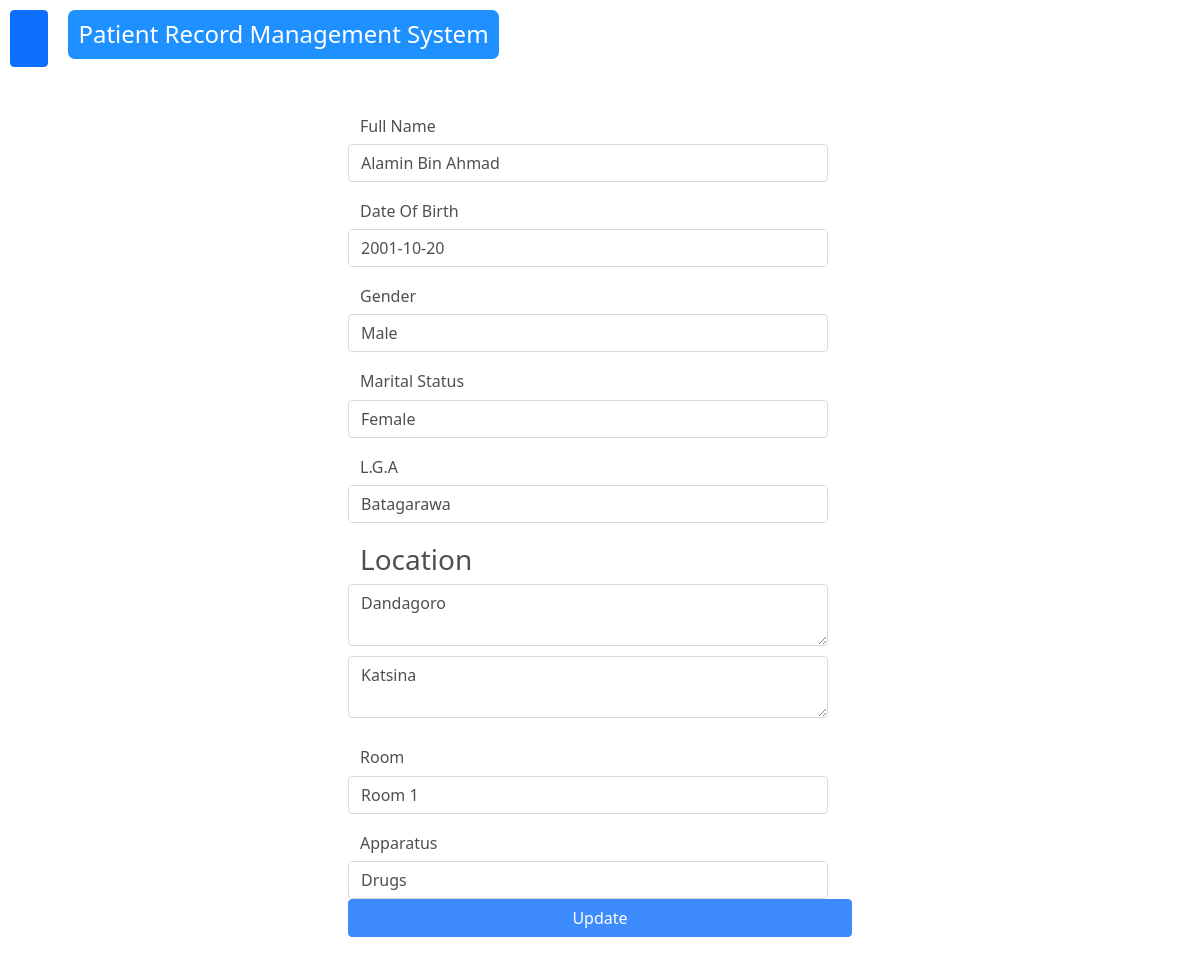
/update/1 (signed in), run on the app's committed database.
### core/models.py (models this page shows, shortened)
class PatientR(models.Model):
    full_name = models.CharField(max_length=100)
    dob = models.CharField(max_length=100)
    gender = models.CharField(max_length=20)
    marital = models.CharField(max_length=20)
    lga = models.CharField(max_length=100)
    addrss = models.TextField(blank=True)
    state = models.CharField(max_length=100)
    apparatus = models.CharField(max_length=100)
    room = models.CharField(max_length=100)
    code = models.CharField(max_length=1000)
    create_at = models.DateTimeField(default=datetime.now)

### core/views.py (the view)
# urls.py: path('update/<int:id>', views.update, name='update'),
@login_required(login_url='login')
def update(request, id):
  patient = PatientR.objects.get(id=id)
  template = loader.get_template('update.html')
  context = {
    'patient': patient,
  }
  return HttpResponse(template.render(context, request))

### templates/update.html (shortened to what this page needs)
{% load static %}
<!DOCTYPE html>
<html lang="en">
<head>
    <link rel="stylesheet" href="{% static 'bootstraps-files/bootstrap/css/bootstrap.min.css' %}">
    <link rel="stylesheet" href="{% static 'bootstraps-files/lineawesome/css/line-awesome.min.css' %}">
    <link rel="stylesheet" href="{% static 'css/style.css' %}">
</head>
<body>
    <header class="header">
        <button class="btn btn-primary" type="button" data-bs-toggle="offcanvas" data-bs-target="#offcanvasScrolling" aria-controls="offcanvasScrolling"><i class="la la-bars"></i></button>
        <div class="brand">
            <h4>Patient Record Management System</h4>
        </div>
    </header>
    <div class="body">
        <form action="updaterecord/{{ patient.id }}" method="post">
            <div class="row">
                <div class="row">
                    <h6>Full Name</h6>
                    <input type="text" name="full_name" class="form-control" value="{{ patient.full_name }}">
                </div>
                <div class="row">
                    <h6>Date Of Birth</h6>
                    <input type="text" name="dob" class="form-control" value="{{ patient.dob }}">
                </div>
                <div class="row">
                    <h6>Gender</h6>
                    <input type="text" name="gender" class="form-control" value="{{ patient.gender }}">
                </div>
                <div class="row">
                    <h6>Marital Status</h6>
                    <input type="text" name="marital"  class="form-control" value="{{ patient.marital }}">
                </div>
                <div class="row">
                    <h6>L.G.A</h6>
                    <input type="text" name="lga" class="form-control" value="{{ patient.lga }}">
                </div>
                <div class="row address">
                    <h3>Location</h3>
                    <textarea name="address" id=""  cols="30" rows="2" class="form-control" placeholder="Address">{{ patient.addrss }}</textarea>
                    <textarea name="state" id="" cols="30" rows="2" class="form-control" placeholder="State">{{ patient.state }}</textarea>
                </div>
                <div class="row">
                    <h6>Room</h6>
                    <input type="text" name="room" class="form-control" value="{{ patient.room }}">
                </div>
                <div class="row">
                    <h6>Apparatus</h6>
                    <input type="text" name="apparatus" class="form-control" value="{{ patient.apparatus }}">
                </div>
                <button class="btn btn-primary">Update</button>
            </div>
        </form>
    </div>
</body>
</html>

### static/css/style.css (style rules this page uses)
body { background: url('/static/bg-images/patient-bg3.jpg'); background-size: cover; backdrop-filter: blur(3px); height: 100vh; }

### templates/update.html (style rules this page uses)
* { list-style: none; }
.header { display: flex; gap: 20px; padding: 10px; color: #fff; }
.header h4 { background-color: dodgerblue; padding: 10px; border-radius: 7px; }
.row { margin-top: 20px; }
.address textarea { margin-bottom: 10px; }
.body { display: flex; flex-direction: column; align-items: center; justify-content: center; padding-bottom: 50px; background-color: #fff; opacity: .8; }
.body form { width: 40%; }

### data on the page
PatientR: full_name "Alamin Bin Ahmad", dob "2001-10-20", gender "Male", marital "Female", lga "Batagarawa", address "Dandagoro", state "Katsina", room "Room 1", apparatus "Drugs"
